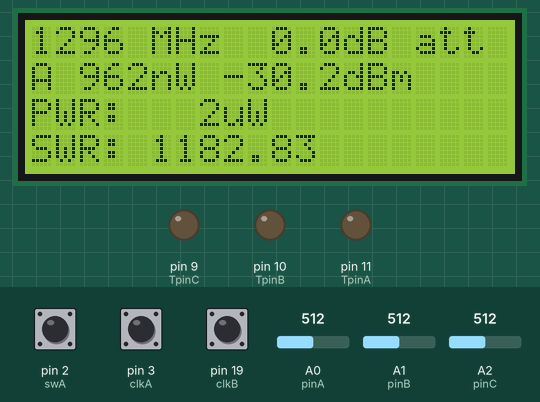
Bench run of a sketch on a simulated Arduino Uno, built with avr-gcc and run on an emulated ATmega328P. Parts: 20×4 character LCD, output pins drawn as LEDs (lit = HIGH). The test bench sets the inputs (shaded band); at power-on: A1 (pinB) = 512, A0 (pinA) = 512, pin 2 (swA) HIGH, pin 3 (clkA) HIGH, A2 (pinC) = 512, pin 19 (clkB) HIGH.

Above: at 1.2 s.
1.3 s: A1 (pinB) set to 1023
At 2.9 s:
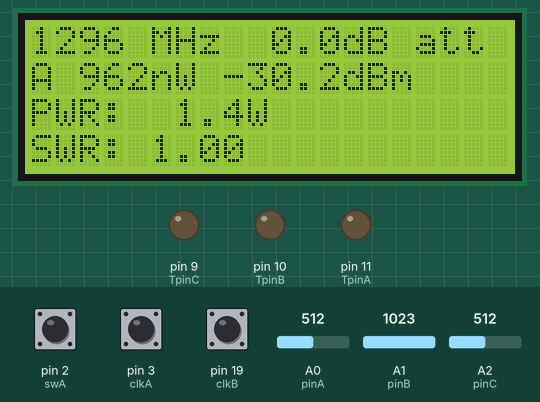
4.3 s: A0 (pinA) set to 900
At 5.8 s:
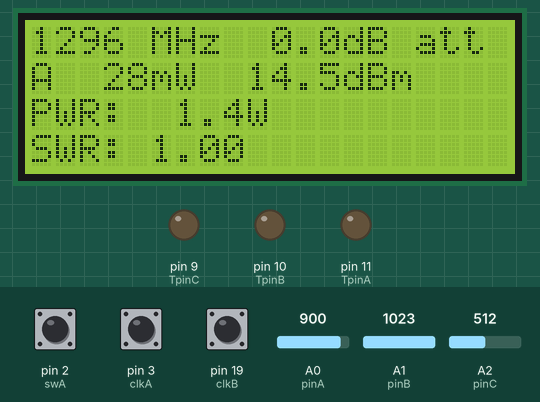
6.1 s: pin 2 (swA) pulled LOW for 0.15 s
At 7.5 s:
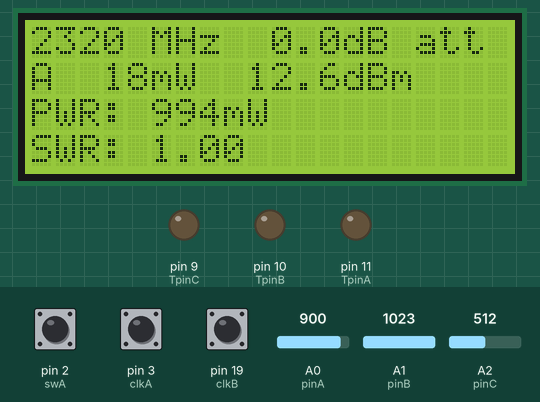
9.2 s: A1 (pinB) set to 0
At 10.5 s:
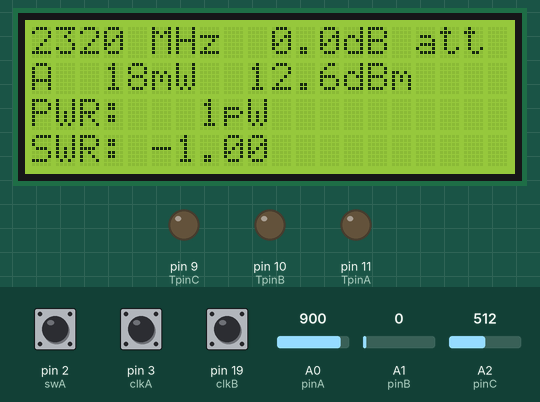
12.2 s: pin 2 (swA) pulled LOW for 1 s
At 15.0 s:
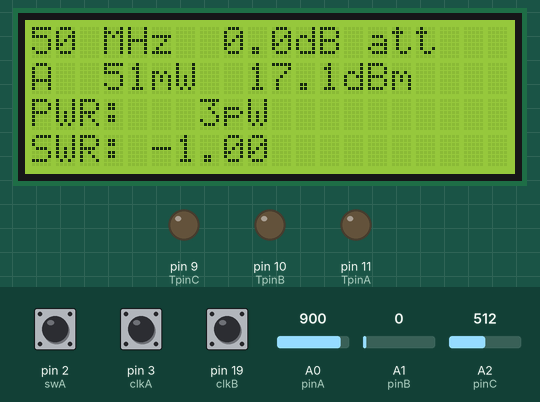
Timing chart, 0 to 16.5 s (numbered marks = the images above; inputs shaded):
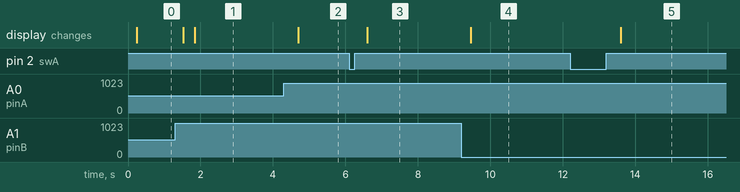

Measured:
- after the input at 1.3 s, the display: first changes after 0.22 s (image 1 shows a later state)
- after the input at 4.3 s, the display: changes after 0.40 s (image 2)
- after the input at 6.1 s, the display: changes after 0.50 s (image 3)
- after the input at 9.2 s, the display: changes after 0.26 s (image 4)
- after the input at 12.2 s, the display: changes after 1.4 s (image 5)

The sketch:

adl-5513-power-meter.ino
```cpp
#include <LiquidCrystal_PCF8574.h>
#include <RunningMedian.h>

const float refVoltage = 2.5017;
const int pinA = A0;
const int pinB = A1;
const int pinC = A2;
const int TpinA = 11;
const int TpinB = 10;
const int TpinC = 9;

const int swA = 2;
const int clkA = 3;
int clkAstate = 0;
const int dtA = 4;
int dtAstate = 0;
int clkAlaststate = 0;

const int swB = 18;
const int clkB = 19;
int clkBstate = 0;
const int dtB = 17;
int dtBstate = 0;
int clkBlaststate = 0;

// calibration table
const unsigned int nobands = 5;

// calibration table (calibration on: 2022-12 (range -50dB to 0dB))
const float Aslope[nobands] =     {    0.021,  0.02106,  0.02124,  0.02122,   0.0211 };
const float Aintercept[nobands] = { -87.6190, -87.4643, -87.0527, -89.1140, -91.5639 };
const float Atadj[nobands] =      {     0.00,     0.00,     0.00,     0.00,     0.00 };

const float Bslope[nobands] =     {  0.02096,   0.0211,   0.0212,  0.02118,  0.02096 };
const float Bintercept[nobands] = { -85.3053, -84.8815, -84.8113, -86.6383, -89.2652 };
const float Btadj[nobands] =      {     0.00,     0.00,     0.00,     0.00,     0.00 };

const float Cslope[nobands] =     {  0.02082,    0.021,  0.02096,  0.02106,  0.02114 };
const float Cintercept[nobands] = { -85.7829, -85.2380, -85.7824, -86.9895, -88.5525 };
const float Ctadj[nobands] =      {     0.00,     0.00,     0.00,     0.00,     0.00 };

const int bands[nobands] =        {       50,      144,      433,     1296,     2320 }; // MHz
// end of calibration table

// calibration table for directional coupler
const int Bfwd[nobands] =        {       50,      144,      433,     1296,     2320 }; // MHz
const int Cref[nobands] =        {       50,      144,      433,     1296,     2320 }; // MHz
// end of calibration table for directional coupler

volatile float tempAatt = 0;
float Aatt = 0;
float Batt = 0;
float Catt = 0;

unsigned long lastClear = millis();

volatile unsigned int band = 3;

LiquidCrystal_PCF8574 lcd(0x38);

const unsigned int getAverageNo = 5;
const unsigned int MedianNo = 100;

RunningMedian medianAin = RunningMedian(MedianNo);
RunningMedian medianBin = RunningMedian(MedianNo);
RunningMedian medianCin = RunningMedian(MedianNo);

float analogReadRef(int pin) {
  return analogRead(pin)*refVoltage/1024;
}

float vin2dbm(float in,float slope,float intercept) {
  return (in/slope)+intercept;
}

float dbm2v(float in) {
  return (sqrt(50/1000)*pow(10,(in/20)));
}

float dbm2watts(float in) {
  return pow(10,((in-30)/10));
}

float swr(float fwd, float ref) {
  fwd = dbm2watts(fwd);
  ref = dbm2watts(ref);
  return ( 1 + sqrt(ref/fwd) ) / ( 1 - sqrt(ref/fwd) );
}

String printWatts(float dBmIn) {
/*
-90 -60 = 001pW - 999pW
-60 -30 = 001nW - 999nW
-30  -0 = 001uW - 999uW
0   -30 = 001mW - 999mW
30   40 = 01.0W - 09.9W
40   70 = 0010W - 9999W
*/
  float w = dbm2watts(dBmIn);
  char wf[6];
  char r[6];
  if ( dBmIn > 70.0 )       { return "HIGH!"; }
  else if ( dBmIn > 40.0 )  { dtostrf(w, 4, 0, wf); sprintf(r, "%sW" ,wf); return r; }
  else if ( dBmIn > 30.0 )  { dtostrf(w, 4, 1, wf); sprintf(r, "%sW" ,wf); return r; }
  else if ( dBmIn > 0.0)    { w = w*1000; dtostrf(w, 3, 0, wf); sprintf(r, "%smW" ,wf); return r; }
  else if ( dBmIn > -30.0 ) { w = w*1000*1000; dtostrf(w, 3, 0, wf); sprintf(r, "%suW" ,wf); return r; }
  else if ( dBmIn > -60.1 ) { w = w*1000*1000*1000; dtostrf(w, 3, 0, wf); sprintf(r, "%snW" ,wf); return r; }
  else if ( dBmIn > -90.0 ) { w = w*1000*1000*1000*1000; dtostrf(w, 3, 0, wf); sprintf(r, "%spW" ,wf); return r; }
}

String printDbms(float dBmIn) {
/*
-99.9dBm
999.9dBm
*/
  char wf[12];
  char r[12];
  dtostrf(dBmIn, 5, 1, wf);
  sprintf(r, "%sdBm", wf);
  return r;
}

void bandChange() {
  if ( band == (nobands-1) ) {
    band = 0;
  } else {
    band++;
  }
}

void attChange() {
  cli();
  clkAstate = digitalRead(clkA);
  dtAstate = digitalRead(dtA);
  if (clkAstate != clkAlaststate) {
    if (dtAstate != clkAstate) {
      if (tempAatt > 0) {
        tempAatt--;
      }
    } else {
        tempAatt++;
    }
  }
  clkAlaststate = clkAstate;
  tempAatt=abs(tempAatt);
  sei();
}

void attChangeB() {
  cli();
  clkBstate = digitalRead(clkB);
  dtBstate = digitalRead(dtB);
  if (clkBstate != clkBlaststate) {
    if (dtBstate != clkBstate) {
      if (tempAatt > 0) {
        tempAatt--;
      }
    } else {
        tempAatt++;
    }
  }
  clkBlaststate = clkBstate;
  tempAatt=abs(tempAatt);
  sei();
}

void setup() {
  analogReference(EXTERNAL); // must be very first command
  pinMode(swA, INPUT_PULLUP);
  attachInterrupt(digitalPinToInterrupt(swA), bandChange, RISING);
  pinMode(dtA, INPUT_PULLUP);
  pinMode(clkA, INPUT_PULLUP);
  attachInterrupt(digitalPinToInterrupt(clkA), attChange, CHANGE);
  clkAlaststate = digitalRead(clkA);

  pinMode(swB, INPUT_PULLUP);
  attachInterrupt(digitalPinToInterrupt(swB), bandChange, RISING);
  pinMode(dtB, INPUT_PULLUP);
  pinMode(clkB, INPUT_PULLUP);
  attachInterrupt(digitalPinToInterrupt(clkB), attChangeB, CHANGE);
  clkBlaststate = digitalRead(clkB);

  pinMode(TpinA, OUTPUT);
  pinMode(TpinB, OUTPUT);
  pinMode(TpinC, OUTPUT);
  lcd.begin(20, 4);
  lcd.setBacklight(255);
}

void loop() {
  analogWrite(TpinA,int(255/5*Atadj[band]));
  analogWrite(TpinB,int(255/5*Btadj[band]));
  analogWrite(TpinC,int(255/5*Ctadj[band]));

  int i=MedianNo;
  for (i; i > 0; i--) {
    medianAin.add(analogReadRef(pinA));
    medianBin.add(analogReadRef(pinB));
    medianCin.add(analogReadRef(pinC));
  }

  float aAin = medianAin.getAverage(getAverageNo);
  float aBin = medianBin.getAverage(getAverageNo);
  float aCin = medianCin.getAverage(getAverageNo);

//  float hAin = medianAin.getHighest();
//  float hBin = medianBin.getHighest();
//  float hCin = medianCin.getHighest();

  Aatt = tempAatt/10/2; // calculate real ATT based on encoder input
  if ( millis() - lastClear > 100 ) {
    float AdBm = vin2dbm(aAin,Aslope[band],Aintercept[band])+Aatt; float AWatt = dbm2watts(AdBm);
    float BdBm = vin2dbm(aBin,Bslope[band],Bintercept[band])+Batt; float BWatt = dbm2watts(BdBm);
    float CdBm = vin2dbm(aCin,Cslope[band],Cintercept[band])+Catt; float CWatt = dbm2watts(CdBm);
    lcd.setCursor(0,0); lcd.print("                    ");
    lcd.setCursor(0,0); lcd.print(bands[band]); lcd.print(" MHz"); lcd.print("  "); lcd.print(Aatt,1); lcd.print("dB att");
    lcd.setCursor(0,1); lcd.print("                    ");
    lcd.setCursor(0,1); lcd.print("A"); lcd.print(" "); lcd.print(printWatts(AdBm)); lcd.print(" "); lcd.print(printDbms(AdBm));
    lcd.setCursor(0,2); lcd.print("                    ");
    lcd.setCursor(0,2); lcd.print("PWR:"); lcd.print(" ");lcd.print(printWatts(BdBm));
    lcd.setCursor(0,3); lcd.print("                    ");
    lcd.setCursor(0,3); lcd.print("SWR:"); lcd.print(" "); lcd.print(swr(BdBm,CdBm));

    lastClear = millis();
  }
}
```
